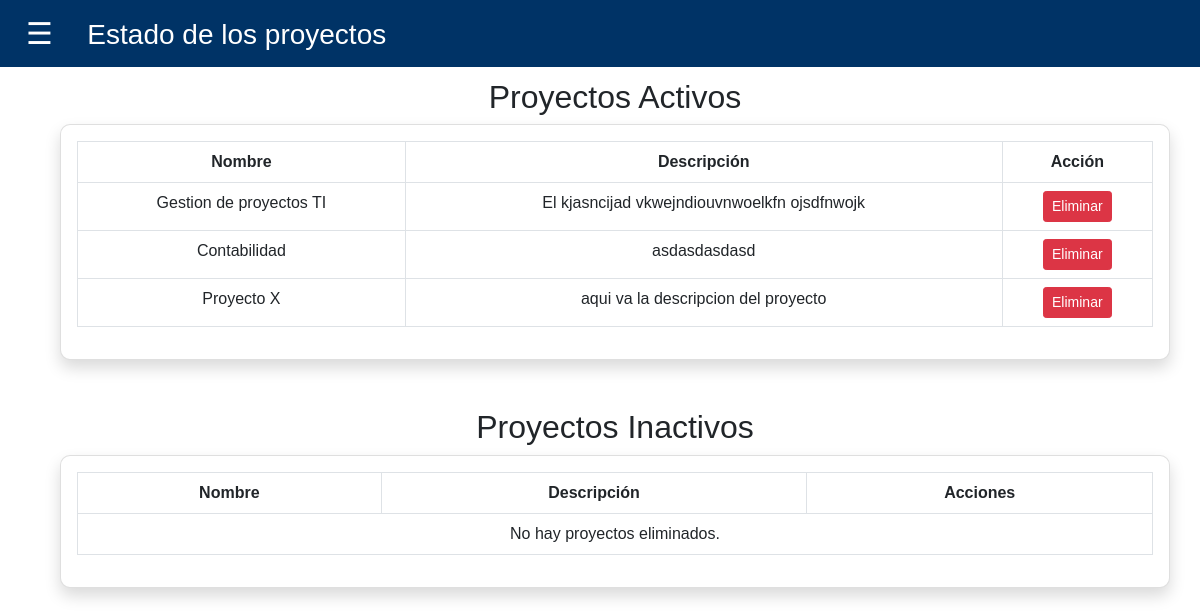
The page /admin/proyectos_activos.php (signed in) on the database its author committed.
### tables this page shows
CREATE TABLE `proyectos` (
  `id` int(11) NOT NULL,
  `nombre` varchar(255) NOT NULL,
  `descripcion` text DEFAULT NULL,
  `fecha_creacion` timestamp NOT NULL DEFAULT current_timestamp(),
  `estado` tinyint(1) DEFAULT NULL
);

### admin/proyectos_activos.php (the view, shortened to what this page needs)
<?php
$host = "localhost";
$user = "root";
$password = "";
$dbname = "votaciones";
$conexion = new mysqli($host, $user, $password, $dbname);
$sql_papelera = "SELECT id, nombre, descripcion FROM proyectos WHERE estado = 0";
$result_papelera = $conexion->query($sql_papelera);
?>
<!DOCTYPE html>
<html lang="es">
<head>
    <link href="https://cdn.jsdelivr.net/npm/bootstrap@5.0.2/dist/css/bootstrap.min.css" rel="stylesheet">
</head>
<body>
    <header>
        <div class="topbar">
            <button class="hamburger-menu" onclick="toggleSidebar()">☰</button>
            <span class="h3 ms-4">Estado de los proyectos</span>
        </div>
    </header>
    <div class="content">
        <h2 class="text-center mt-5">Proyectos Activos</h2>
        <div class="card shadow p-3">
            <table class="table table-bordered text-center">
                <thead>
                    <tr>
                        <th>Nombre</th>
                        <th>Descripción</th>
                        <th>Acción</th>
                    </tr>
                </thead>
                <tbody>
                <?php
                $sql_proyectos = "SELECT id, nombre, descripcion FROM proyectos WHERE estado = 1";
                $result_proyectos = $conexion->query($sql_proyectos);
                while ($row = $result_proyectos->fetch_assoc()) {
                    echo "<tr>
                            <td>" . htmlspecialchars($row['nombre']) . "</td>
                            <td>" . htmlspecialchars($row['descripcion']) . "</td>
                            <td>
                                <form method='POST' action=''>
                                    <input type='hidden' name='eliminar' value='" . $row['id'] . "'>
                                    <button type='submit' class='btn btn-danger btn-sm'>Eliminar</button>
                                </form>
                            </td>
                        </tr>";
                }
                ?>
                </tbody>
            </table>
        </div>
        <h2 class="text-center mt-5">Proyectos Inactivos</h2>
        <div class="card shadow p-3">
            <table class="table table-bordered text-center">
                <thead>
                    <tr>
                        <th>Nombre</th>
                        <th>Descripción</th>
                        <th>Acciones</th>
                    </tr>
                </thead>
                <tbody>
                <?php
                if ($result_papelera->num_rows > 0) {
                    while ($row = $result_papelera->fetch_assoc()) {
                        echo '<tr>
                            <td>' . htmlspecialchars($row['nombre']) . '</td>
                            <td>' . htmlspecialchars($row['descripcion']) . '</td>
                            <td>
                                <form action="" method="POST">
                                    <input type="hidden" name="restaurar_id" value="' . $row['id'] . '">
                                    <button type="submit" class="btn btn-success btn-sm">Restaurar</button>
                                </form>
                            </td>
                        </tr>';
                    }
                } else {
                    echo "<tr><td colspan='3' class='text-center'>No hay proyectos eliminados.</td></tr>";
                }
                ?>
                </tbody>
            </table>
        </div>
    </div>
</body>
</html>

### admin/proyectos_activos.php (style rules this page uses)
body { font-family: 'Arial', sans-serif; margin: 0; padding: 0; }
.topbar { background-color: #003366; color: white; padding: 10px 20px; position: fixed; top: 0; left: 0; width: 100%; z-index: 1001; }
.topbar .hamburger-menu { font-size: 30px; color: white; background-color: transparent; border: none; cursor: pointer; }
.content { margin-left: 30px; padding: 30px; transition: margin-left 0.3s ease-in-out; }
.card { border-radius: 10px; }

### rows shown on the page
proyectos: nombre "Gestion de proyectos TI", descripcion "El kjasncijad vkwejndiouvnwoelkfn ojsdfnwojk"
proyectos: nombre "Contabilidad", descripcion "asdasdasdasd"
proyectos: nombre "Proyecto X", descripcion "aqui va la descripcion del proyecto"
